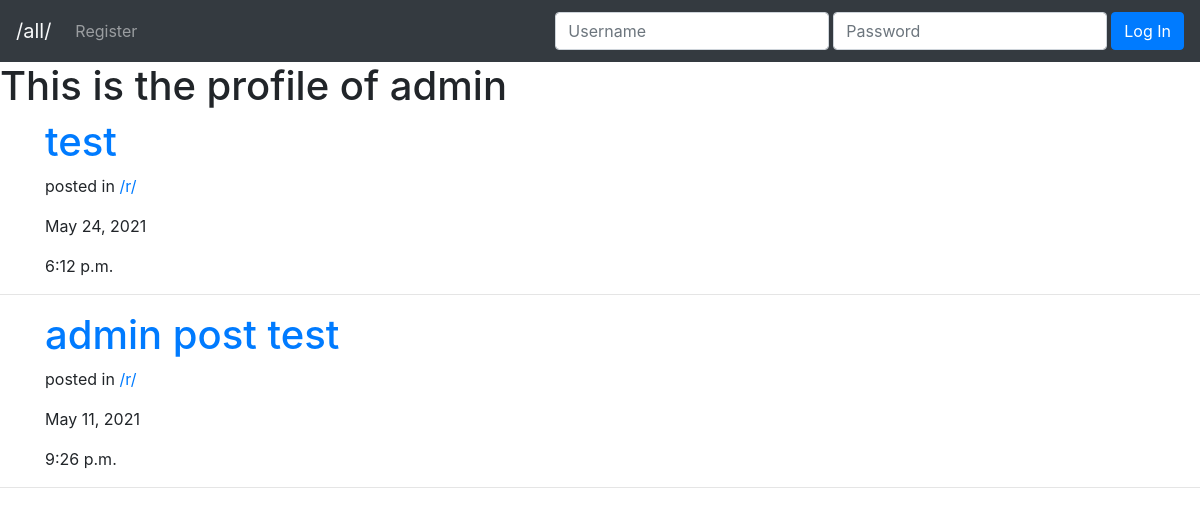
The app's page /profile/1/, older data.
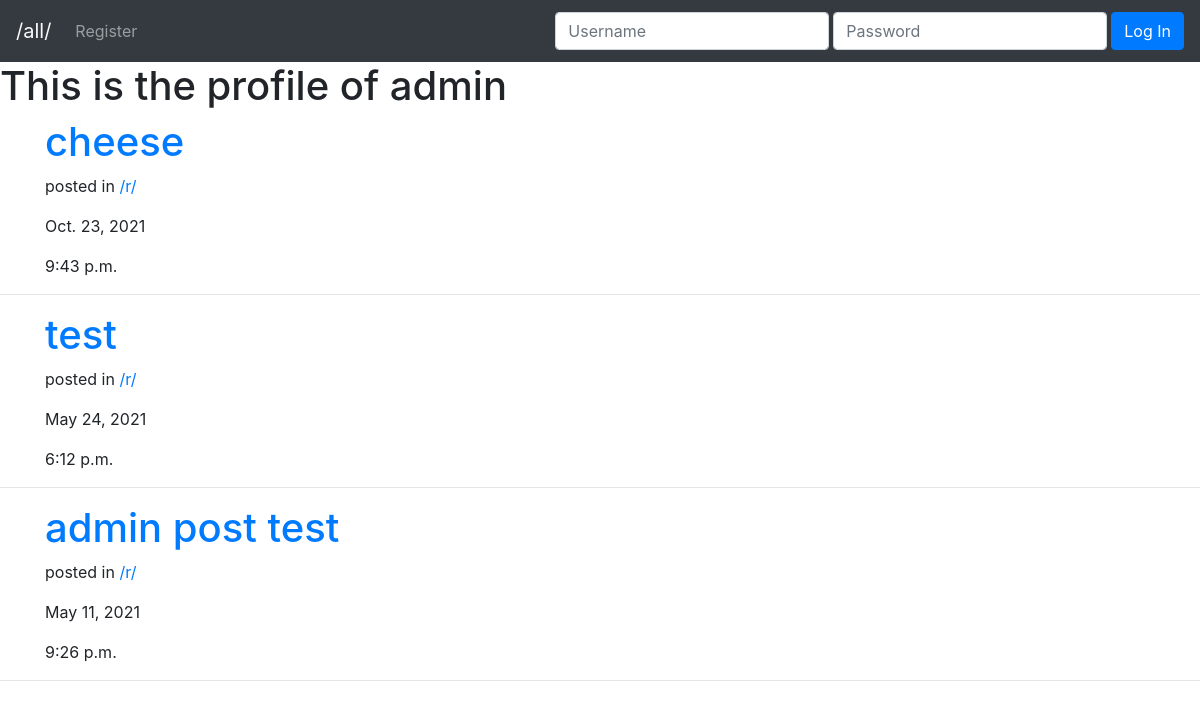
The same page, newer data.
### post/models.py (models this page shows, shortened)
class Post(models.Model):
    id = models.BigAutoField(primary_key=True)
    userPosted = models.ForeignKey(User, on_delete=models.CASCADE,null=True, blank=True)
    thread = models.ForeignKey(Thread, on_delete=models.CASCADE,null=True, blank=True)
    title = models.CharField(max_length=30)
    content = models.CharField(max_length=2000)
    pub_date = models.DateTimeField('date published')

class Thread(models.Model):
    title = models.TextField(max_length=3)

### post/views.py (the view, shortened to what this page needs)
# urls.py: path('profile/<int:user_id>/', views.Profile.as_view(), name='profile')
class Profile(View):
    def get(self, request, user_id):
        user = get_object_or_404(User, pk=user_id)
        post = Post.objects.filter(userPosted=user).order_by('-pub_date')
        is_self = user == request.user
        context = {'post_objects': post, 'is_self':is_self, 'profile_owner':user}
        return render(request, 'post/profile.html', context)

### post/templates/post/profile.html (shortened to what this page needs)
<!DOCTYPE html>
<html lang="en">
<head>
    <link rel="stylesheet" href="https://maxcdn.bootstrapcdn.com/bootstrap/4.0.0/css/bootstrap.min.css"
 />
</head>
<body>
    <nav class="navbar navbar-expand-lg navbar-dark bg-dark">
        <a class="navbar-brand text-light" href="/all/">/all/</a>
        {% if user.is_authenticated %}
        <div class="collapse navbar-collapse" id="navbarText">
            <ul class="navbar-nav mr-auto">
                <li class="nav-item">
                    <a class="nav-link" href="/new/">Create Post</a>
                </li>
                <li class="nav-item">
                    <a class="nav-link" href="/new/thread">Create Thread</a>
                </li>
            </ul>
            {% if is_self %}
            <span class="navbar-text mr-3">
                Welcome, {{user}}!
            </span>
            {% else %}
            <span class="navbar-text mr-3">
                Welcome, <a href="/profile/{{user.id}}">{{user}}</a>!
            </span>
            {% endif %}
            <form class="form-inline" action="" method="POST">
                {% csrf_token %}
                <input type="hidden" name="logout" value="logout"></input>
                <button type="submit" class="btn btn-danger">Logout</button>
            </form>
        </div>
        {% else %}
        <div class="collapse navbar-collapse" id="navbarText">
            <ul class="navbar-nav mr-auto">
                <li class="nav-item">
                    <a class="nav-link" href="/register/">Register</a>
                </li>
            </ul>
            <form class="form-inline ml-auto" action="" method="POST">
                <input type="text" class="form-control mr-1 my-1" name="username" id="username" placeholder="Username" required />
                <input type="password" class="form-control mr-1 my-1" name="password" id="password" placeholder="Password" required />
                <button class="btn btn-primary my-2 my-sm-0" type="submit">
                    Log In
                </button>
            </form>
        </div>
        {% endif %}
    </nav>
    {% if is_self %}
    <h1>Welcome home, {{user}}!</h1>
    {% for post in post_objects %}
    <div class="container">
        <h1><a href="/posts/{{post.id}}">{{post.title}}</a></h1>
        <p>posted in <a href="/threads/{{post.thread.id}}">/{{post.thread.title}}/</a></p>
        <p>{{post.pub_date.date}}</p>
        <p>{{post.pub_date.time}}</p>
        <a href="/posts/{{post.id}}/delete">delete</a>
    </div>
    <hr />
    {% endfor %}
    {% else %}
    <h1>This is the profile of {{profile_owner}}</h1>
    {% for post in post_objects %}
    <div class="container">
        <h1><a href="/posts/{{post.id}}">{{post.title}}</a></h1>
        <p>posted in <a href="/threads/{{post.thread.id}}">/{{post.thread.title}}/</a></p>
        <p>{{post.pub_date.date}}</p>
        <p>{{post.pub_date.time}}</p>
    </div>
    <hr />
    {% endfor %}
    {% endif %}
</body>
</html>

Row changes from the older to the newer data that the page shows:
added Post: title "cheese", thread "r", pub_date "Oct. 23, 2021", pub_date.time "9:43 p.m."
